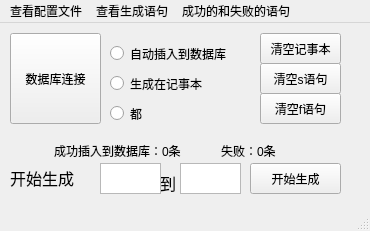
<?xml version="1.0" encoding="UTF-8"?>
<ui version="4.0">
 <class>mysqlautoinsert</class>
 <widget class="QMainWindow" name="mysqlautoinsert">
  <property name="geometry">
   <rect>
    <x>0</x>
    <y>0</y>
    <width>370</width>
    <height>231</height>
   </rect>
  </property>
  <property name="windowTitle">
   <string>MainWindow</string>
  </property>
  <widget class="QWidget" name="centralwidget">
   <widget class="QPushButton" name="dbbutton">
    <property name="geometry">
     <rect>
      <x>10</x>
      <y>10</y>
      <width>91</width>
      <height>91</height>
     </rect>
    </property>
    <property name="text">
     <string>数据库连接</string>
    </property>
   </widget>
   <widget class="QLabel" name="label">
    <property name="geometry">
     <rect>
      <x>10</x>
      <y>110</y>
      <width>111</width>
      <height>91</height>
     </rect>
    </property>
    <property name="text">
     <string>&lt;html&gt;&lt;head/&gt;&lt;body&gt;&lt;p&gt;&lt;span style=&quot; font-size:12pt;&quot;&gt;开始生成&lt;/span&gt;&lt;/p&gt;&lt;/body&gt;&lt;/html&gt;</string>
    </property>
   </widget>
   <widget class="QPushButton" name="sc1">
    <property name="geometry">
     <rect>
      <x>250</x>
      <y>140</y>
      <width>91</width>
      <height>31</height>
     </rect>
    </property>
    <property name="text">
     <string>开始生成</string>
    </property>
   </widget>
   <widget class="QLabel" name="label_3">
    <property name="geometry">
     <rect>
      <x>160</x>
      <y>130</y>
      <width>41</width>
      <height>61</height>
     </rect>
    </property>
    <property name="text">
     <string>&lt;html&gt;&lt;head/&gt;&lt;body&gt;&lt;p&gt;&lt;span style=&quot; font-size:12pt;&quot;&gt;到&lt;/span&gt;&lt;/p&gt;&lt;/body&gt;&lt;/html&gt;</string>
    </property>
   </widget>
   <widget class="QRadioButton" name="xuanze1">
    <property name="geometry">
     <rect>
      <x>110</x>
      <y>10</y>
      <width>141</width>
      <height>41</height>
     </rect>
    </property>
    <property name="text">
     <string>自动插入到数据库</string>
    </property>
   </widget>
   <widget class="QRadioButton" name="xuanze2">
    <property name="geometry">
     <rect>
      <x>110</x>
      <y>40</y>
      <width>141</width>
      <height>41</height>
     </rect>
    </property>
    <property name="text">
     <string>生成在记事本</string>
    </property>
   </widget>
   <widget class="QRadioButton" name="xuanze3">
    <property name="geometry">
     <rect>
      <x>110</x>
      <y>70</y>
      <width>141</width>
      <height>41</height>
     </rect>
    </property>
    <property name="text">
     <string>都</string>
    </property>
   </widget>
   <widget class="QPushButton" name="clear">
    <property name="geometry">
     <rect>
      <x>260</x>
      <y>10</y>
      <width>81</width>
      <height>31</height>
     </rect>
    </property>
    <property name="text">
     <string>清空记事本</string>
    </property>
   </widget>
   <widget class="QTextEdit" name="n1">
    <property name="geometry">
     <rect>
      <x>100</x>
      <y>140</y>
      <width>61</width>
      <height>31</height>
     </rect>
    </property>
   </widget>
   <widget class="QTextEdit" name="n2">
    <property name="geometry">
     <rect>
      <x>180</x>
      <y>140</y>
      <width>61</width>
      <height>31</height>
     </rect>
    </property>
   </widget>
   <widget class="QPushButton" name="clear2">
    <property name="geometry">
     <rect>
      <x>260</x>
      <y>40</y>
      <width>81</width>
      <height>31</height>
     </rect>
    </property>
    <property name="text">
     <string>清空s语句</string>
    </property>
   </widget>
   <widget class="QPushButton" name="clear3">
    <property name="geometry">
     <rect>
      <x>260</x>
      <y>70</y>
      <width>81</width>
      <height>31</height>
     </rect>
    </property>
    <property name="text">
     <string>清空f语句</string>
    </property>
   </widget>
   <widget class="QWidget" name="layoutWidget">
    <property name="geometry">
     <rect>
      <x>20</x>
      <y>110</y>
      <width>291</width>
      <height>36</height>
     </rect>
    </property>
    <layout class="QHBoxLayout" name="horizontalLayout" stretch="5,5">
     <item>
      <widget class="QLabel" name="cg1">
       <property name="sizePolicy">
        <sizepolicy hsizetype="Fixed" vsizetype="Fixed">
         <horstretch>0</horstretch>
         <verstretch>13</verstretch>
        </sizepolicy>
       </property>
       <property name="text">
        <string>&lt;html&gt;&lt;head/&gt;&lt;body&gt;&lt;p&gt;成功插入到数据库：0条&lt;/p&gt;&lt;/body&gt;&lt;/html&gt;</string>
       </property>
      </widget>
     </item>
     <item>
      <widget class="QLabel" name="cg2">
       <property name="sizePolicy">
        <sizepolicy hsizetype="Fixed" vsizetype="Fixed">
         <horstretch>0</horstretch>
         <verstretch>0</verstretch>
        </sizepolicy>
       </property>
       <property name="text">
        <string>&lt;html&gt;&lt;head/&gt;&lt;body&gt;&lt;p&gt;失败：0条&lt;/p&gt;&lt;/body&gt;&lt;/html&gt;</string>
       </property>
      </widget>
     </item>
    </layout>
   </widget>
  </widget>
  <widget class="QMenuBar" name="menubar">
   <property name="geometry">
    <rect>
     <x>0</x>
     <y>0</y>
     <width>370</width>
     <height>26</height>
    </rect>
   </property>
   <widget class="QMenu" name="menue">
    <property name="title">
     <string>查看配置文件</string>
    </property>
    <addaction name="me1"/>
    <addaction name="me2"/>
    <addaction name="me3"/>
    <addaction name="me4"/>
   </widget>
   <widget class="QMenu" name="menu">
    <property name="title">
     <string>查看生成语句</string>
    </property>
    <addaction name="me5"/>
   </widget>
   <widget class="QMenu" name="menu_2">
    <property name="title">
     <string>成功的和失败的语句</string>
    </property>
    <addaction name="me6"/>
    <addaction name="me7"/>
   </widget>
   <addaction name="menue"/>
   <addaction name="menu"/>
   <addaction name="menu_2"/>
  </widget>
  <widget class="QStatusBar" name="statusbar"/>
  <action name="me1">
   <property name="checkable">
    <bool>false</bool>
   </property>
   <property name="checked">
    <bool>false</bool>
   </property>
   <property name="text">
    <string>随机字段</string>
   </property>
  </action>
  <action name="me2">
   <property name="text">
    <string>存档</string>
   </property>
  </action>
  <action name="me3">
   <property name="text">
    <string>查看数据库配置</string>
   </property>
  </action>
  <action name="me4">
   <property name="text">
    <string>加载</string>
   </property>
  </action>
  <action name="me5">
   <property name="text">
    <string>查看文件</string>
   </property>
  </action>
  <action name="me6">
   <property name="text">
    <string>打开成功的文件</string>
   </property>
  </action>
  <action name="me7">
   <property name="text">
    <string>打开失败的文件</string>
   </property>
  </action>
 </widget>
 <resources/>
 <connections/>
</ui>
